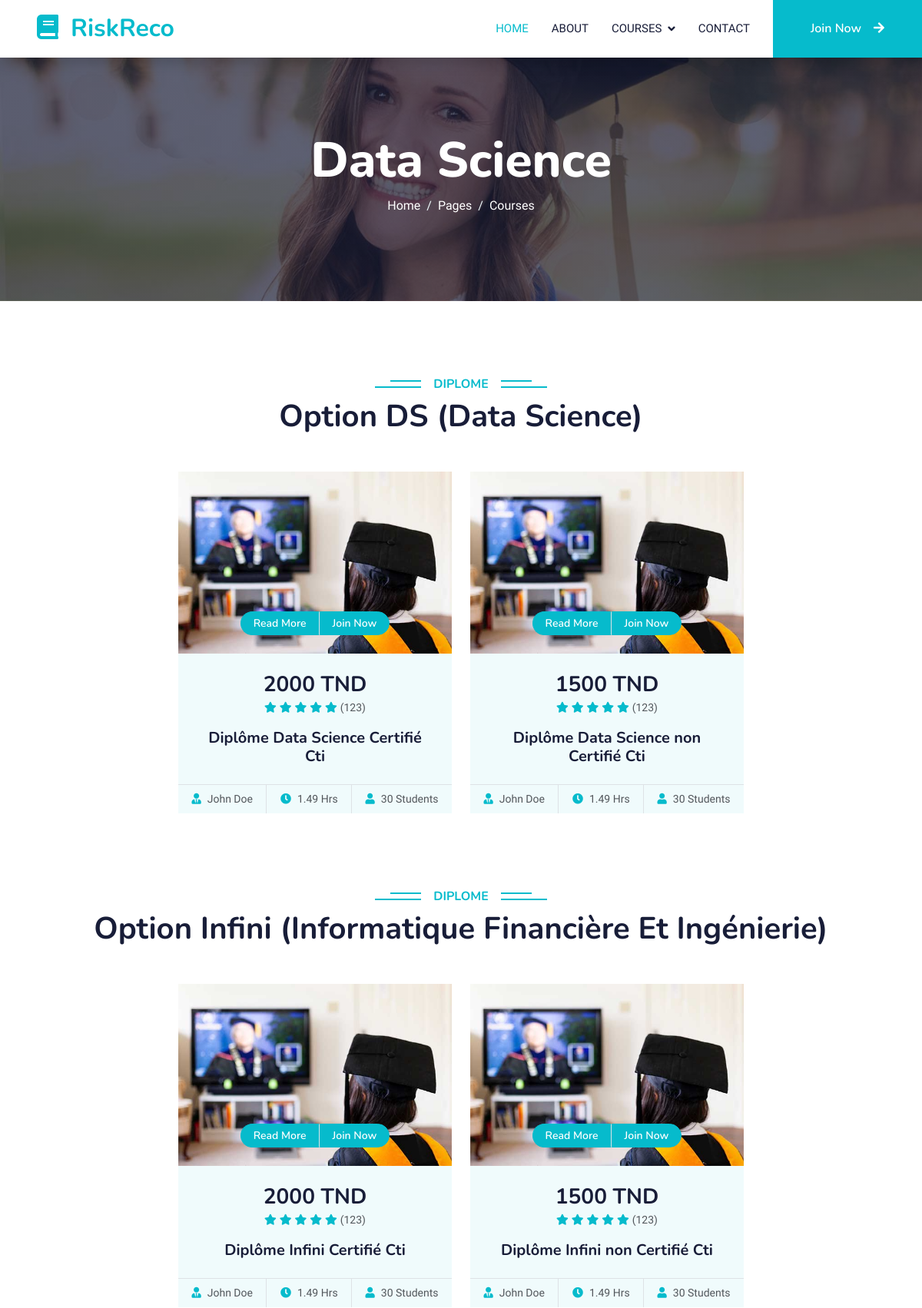
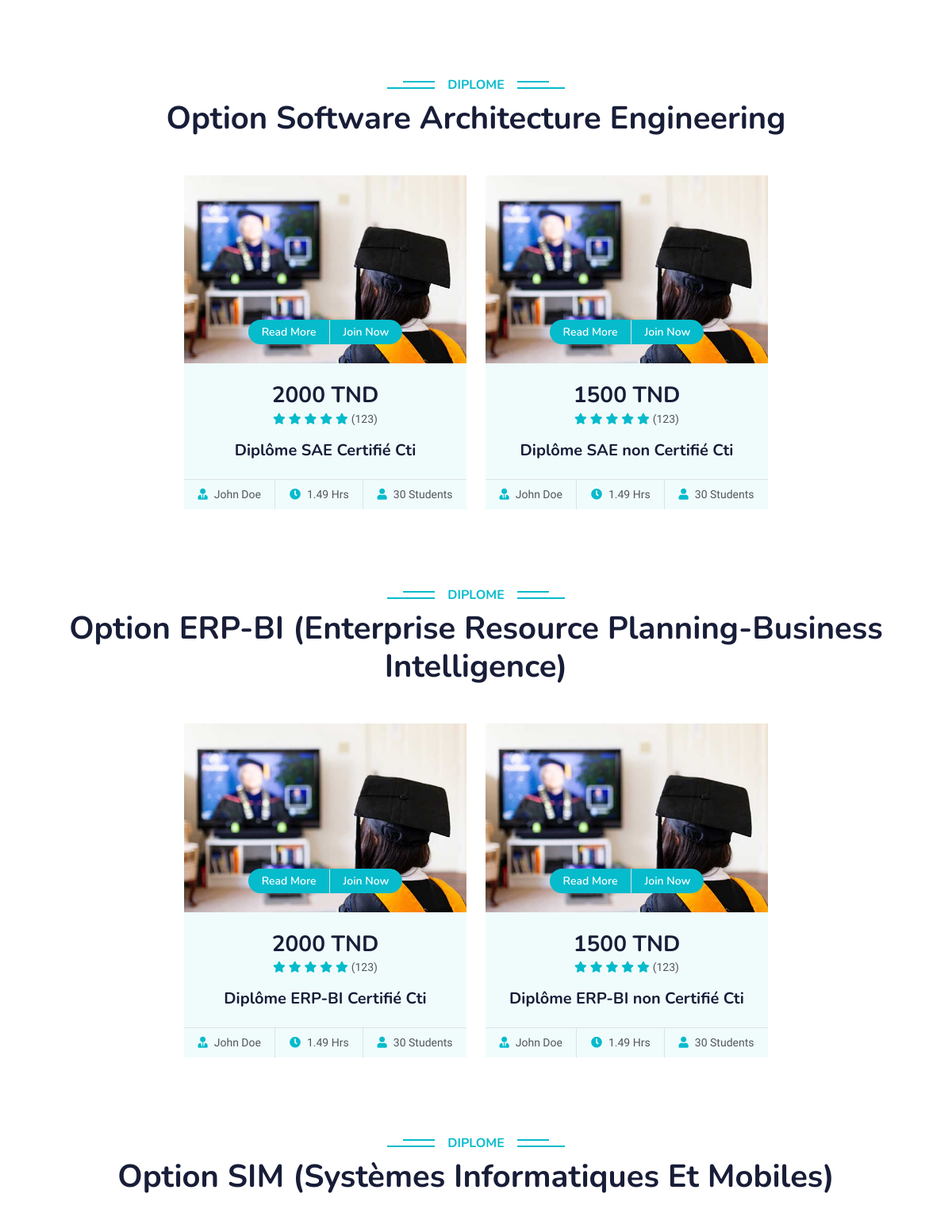
/courses/Diplôme Informatique/ (upper part), run on the app's committed database (2 pictures, top to bottom).
### main/models.py (models this page shows, shortened)
class Options(models.Model):
    nom = models.CharField(max_length=100)

class Diplome(models.Model):
    nom = models.CharField(max_length=100)
    prix = models.IntegerField()
    categorie = models.ForeignKey(Categorie, on_delete=models.CASCADE)
    option = models.ForeignKey(Options, on_delete=models.CASCADE)

### main/views.py (the view)
# urls.py: path('courses/<str:categorie>/', views.courses, name='courses'),
def courses(request, categorie):
    diplomes = Diplome.objects.filter(categorie__nom=categorie)
    option_ids = diplomes.values_list('option_id', flat=True).distinct()
    options = Options.objects.filter(id__in=option_ids)
    return render(request, 'courses.html', {'diplomes': diplomes, 'options': options, 'categorie': categorie})

### main/templates/courses.html (shortened to what this page needs)
   {% extends 'base.html' %}
   {% load static %}
   {% block content %}
    <div class="container-fluid bg-primary py-5 mb-5 page-header">
        <div class="container py-5">
            <div class="row justify-content-center">
                <div class="col-lg-10 text-center">
                    <h1 class="display-3 text-white animated slideInDown">Data Science</h1>
                    <nav aria-label="breadcrumb">
                        <ol class="breadcrumb justify-content-center">
                            <li class="breadcrumb-item"><a class="text-white" href="#">Home</a></li>
                            <li class="breadcrumb-item"><a class="text-white" href="#">Pages</a></li>
                            <li class="breadcrumb-item text-white active" aria-current="page">Courses</li>
                        </ol>
                    </nav>
                </div>
            </div>
        </div>
    </div>
    {% for option in options %}
        <div class="container-xxl py-5">
            <div class="container">
                    <div class="text-center wow fadeInUp" data-wow-delay="0.1s">
                        <h6 class="section-title bg-white text-center text-primary px-3">diplome</h6>
                        <h1 class="mb-5">{{ option.nom }}</h1>
                    </div>
                    <div class="row g-4 justify-content-center">
                        {% for diplome in diplomes %}
                            {% if diplome.option == option %}
                        <div class="col-lg-4 col-md-6 wow fadeInUp" data-wow-delay="0.1s">
                                    <div class="course-item bg-light">
                                        <div class="position-relative overflow-hidden">
                                            <img class="img-fluid" src="{% static 'assets/img/course-1.jpg' %}" alt="">
                                            <div class="w-100 d-flex justify-content-center position-absolute bottom-0 start-0 mb-4">
                                                <a href="{% url 'main:diplomes_details' id=diplome.id %}" class="flex-shrink-0 btn btn-sm btn-primary px-3 border-end" style="border-radius: 30px 0 0 30px;">Read More</a>
                                                <a id="openPopupBtn-{{ diplome.id }}"class="flex-shrink-0 btn btn-sm btn-primary px-3" style="border-radius: 0 30px 30px 0;">Join Now</a>
                                            </div>
                                        </div>
                                        <div class="text-center p-4 pb-0">
                                            <h3 class="mb-0">{{ diplome.prix }} TND</h3>
                                            <div class="mb-3">
                                                <small class="fa fa-star text-primary"></small>
                                                <small class="fa fa-star text-primary"></small>
                                                <small class="fa fa-star text-primary"></small>
                                                <small class="fa fa-star text-primary"></small>
                                                <small class="fa fa-star text-primary"></small>
                                                <small>(123)</small>
                                            </div>
                                            <h5 class="mb-4">{{ diplome.nom }}</h5>
                                        </div>
                                        <div class="d-flex border-top">
                                            <small class="flex-fill text-center border-end py-2"><i class="fa fa-user-tie text-primary me-2"></i>John Doe</small>
                                            <small class="flex-fill text-center border-end py-2"><i class="fa fa-clock text-primary me-2"></i>1.49 Hrs</small>
                                            <small class="flex-fill text-center py-2"><i class="fa fa-user text-primary me-2"></i>30 Students</small>
                                        </div>
                                    </div>
                        </div>
                        {% endif %}
                        {% endfor %}
                    </div>
                </div>
            </div>
        {% endfor %}
    {% endblock %}

### main/static/assets/css/style.css (style rules this page uses)
:root { --primary: #06BBCC; --light: #F0FBFC; --dark: #181d38; }
.btn { font-family: 'Nunito', sans-serif; font-weight: 600; transition: .5s; }
.btn.btn-primary, .btn.btn-secondary { color: #FFFFFF; }
.page-header { background: linear-gradient(rgba(24, 29, 56, .7), rgba(24, 29, 56, .7)), url(../img/carousel-1.jpg); background-position: center center; background-repeat: no-repeat; background-size: cover; }
.breadcrumb-item + .breadcrumb-item::before { color: var(--light); }
.section-title { position: relative; display: inline-block; text-transform: uppercase; }
.section-title::before { position: absolute; content: ""; width: calc(100% + 80px); height: 2px; top: 4px; left: -40px; background: var(--primary); z-index: -1; }
.section-title::after { position: absolute; content: ""; width: calc(100% + 120px); height: 2px; bottom: 5px; left: -60px; background: var(--primary); z-index: -1; }
.category img, .course-item img { transition: .5s; }

### data on the page
Options: nom "Option DS (Data Science)"
Diplome: prix "2000", nom "Diplôme Data Science Certifié Cti"
Diplome: prix "1500", nom "Diplôme Data Science non Certifié Cti"
Options: nom "Option Infini (Informatique Financière Et Ingénierie)"
Diplome: prix "2000", nom "Diplôme Infini Certifié Cti"
Diplome: prix "1500", nom "Diplôme Infini non Certifié Cti"
Options: nom "Option Software Architecture Engineering"
Diplome: prix "2000", nom "Diplôme SAE Certifié Cti"
Diplome: prix "1500", nom "Diplôme SAE non Certifié Cti"
Options: nom "Option ERP-BI (Enterprise Resource Planning-Business Intelligence)"
Diplome: prix "2000", nom "Diplôme ERP-BI Certifié Cti"
Diplome: prix "1500", nom "Diplôme ERP-BI non Certifié Cti"
Options: nom "Option SIM (Systèmes Informatiques Et Mobiles)"
